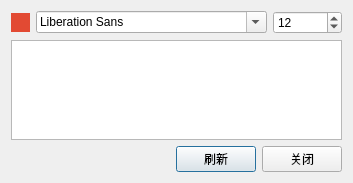
<?xml version="1.0" encoding="UTF-8"?>
<ui version="4.0">
 <class>TextDlg</class>
 <widget class="QDialog" name="TextDlg">
  <property name="geometry">
   <rect>
    <x>0</x>
    <y>0</y>
    <width>353</width>
    <height>183</height>
   </rect>
  </property>
  <property name="windowTitle">
   <string>Text</string>
  </property>
  <property name="styleSheet">
   <string notr="true"/>
  </property>
  <layout class="QGridLayout" name="gridLayout">
   <item row="0" column="0">
    <layout class="QHBoxLayout" name="horizontalLayout">
     <item>
      <widget class="QToolButton" name="tbColor">
       <property name="styleSheet">
        <string notr="true">border:none;
background-color: rgb(226, 74, 51);</string>
       </property>
       <property name="text">
        <string/>
       </property>
      </widget>
     </item>
     <item>
      <widget class="QFontComboBox" name="fontComboBox"/>
     </item>
     <item>
      <widget class="QSpinBox" name="spinBox">
       <property name="minimum">
        <number>1</number>
       </property>
       <property name="maximum">
        <number>9999</number>
       </property>
       <property name="value">
        <number>12</number>
       </property>
      </widget>
     </item>
    </layout>
   </item>
   <item row="1" column="0">
    <widget class="QTextEdit" name="textEdit"/>
   </item>
   <item row="2" column="0">
    <layout class="QHBoxLayout" name="horizontalLayout_2">
     <item>
      <spacer name="horizontalSpacer">
       <property name="orientation">
        <enum>Qt::Horizontal</enum>
       </property>
       <property name="sizeHint" stdset="0">
        <size>
         <width>40</width>
         <height>20</height>
        </size>
       </property>
      </spacer>
     </item>
     <item>
      <widget class="QPushButton" name="pbUpdate">
       <property name="text">
        <string>刷新</string>
       </property>
      </widget>
     </item>
     <item>
      <widget class="QPushButton" name="pbClose">
       <property name="text">
        <string>关闭</string>
       </property>
      </widget>
     </item>
    </layout>
   </item>
  </layout>
 </widget>
 <layoutdefault spacing="6" margin="11"/>
 <resources>
  <include location="resourse.qrc"/>
 </resources>
 <connections/>
</ui>
